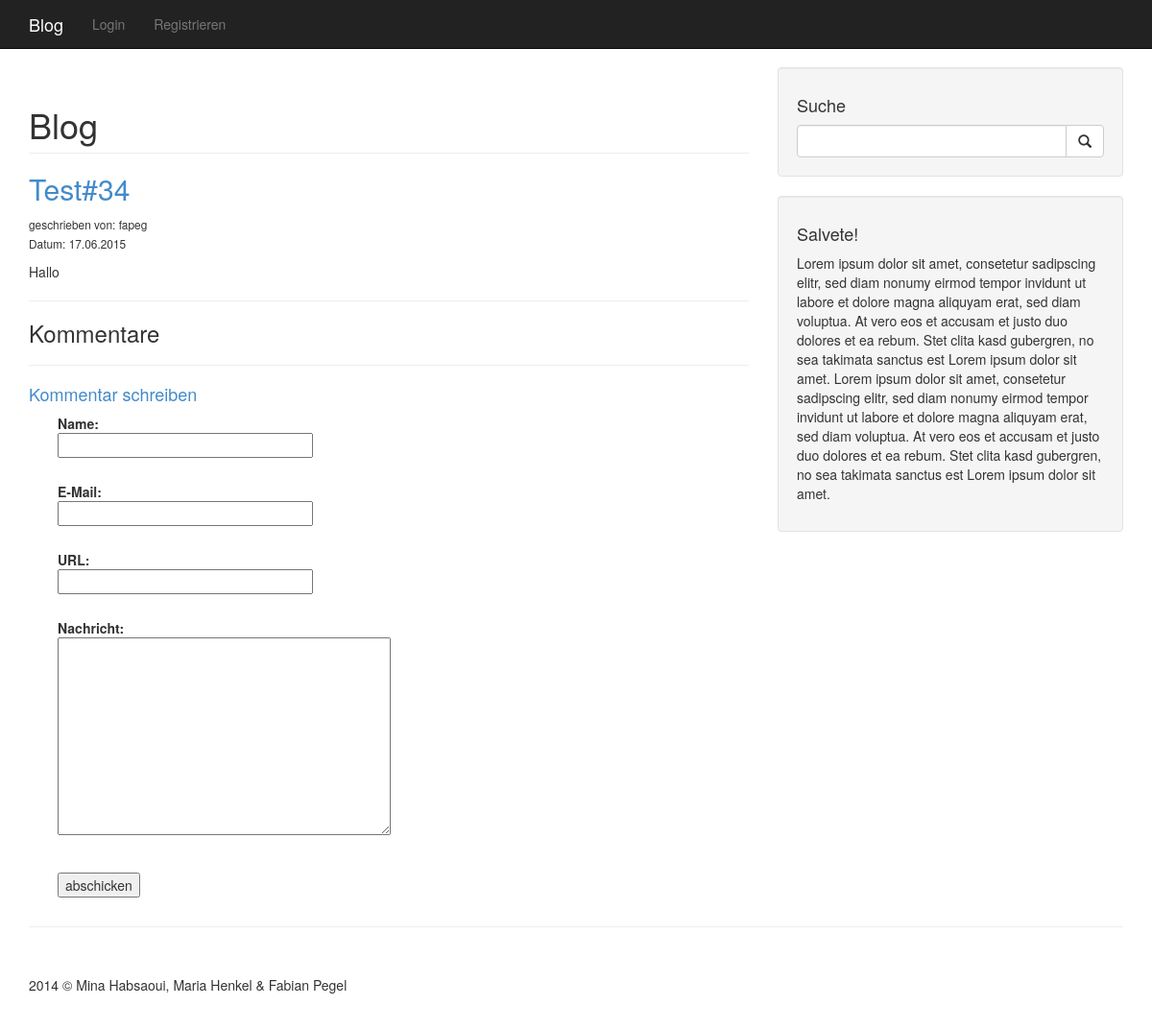
The app's page /artikel/test_34, older data.
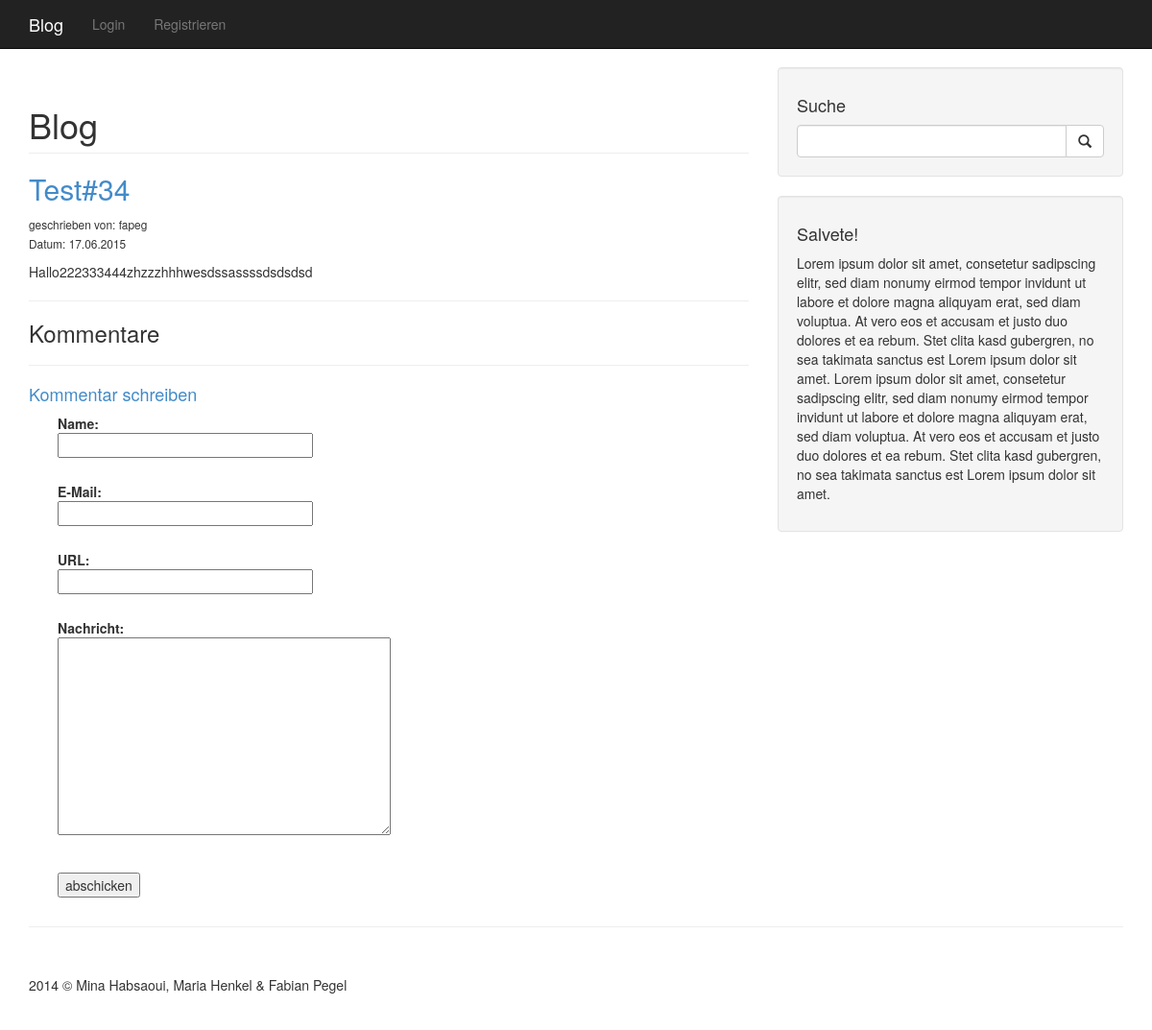
The same page, newer data.
### main.py (models this page shows, shortened)
class Entry(db.Model):
  __tablename__ = 'blogeintrag'
  id = db.Column('id', db.Integer, primary_key=True)
  titel = db.Column(db.String(200))
  text = db.Column(db.String(200000))
  url_titel = db.Column(db.String(200))
  datum = db.Column(db.String(200))
  geschriebenvonbenutzername = db.Column(db.String(200))
  tags = db.Column(db.String(200))

### main.py (the view)
@app.route('/artikel/<url_titel>', methods = ['GET', 'POST'])
def artikel(url_titel):
    form = CommentForm()
    if form.validate_on_submit():
        query = text("INSERT INTO kommentar ('name','email','url','text','datum', 'blogeintragid') VALUES ( :name,:email,:url,:text,:datum,:blogeintragid);")
        db.engine.execute(query, name=form.name.data, email=form.email.data, url=form.url.data, text=form.text.data, datum=str(datetime.now().strftime('%d.%m.%Y - %H:%M Uhr')), blogeintragid=form.blogeintragid.data)
        flash(_("Kommentar wurde angelegt!"), 'accept')
        return redirect('/artikel/'+ url_titel)
    else:
        if request.method=='POST':
            flash(_("Kommentar nicht gepostet! <a href='#kommentar_schreiben'>Zum Formular</a>"),'error')
    highlight=''
    if request.args.get('highlight'):
        highlight = request.args.get('highlight')
    searchform = SearchForm(csrf_enabled=False)
    entry = Entry.query.filter_by(url_titel=url_titel).with_entities(Entry.titel, Entry.text, Entry.url_titel, Entry.datum, Entry.geschriebenvonbenutzername).first()
    blogeintragid_res = db.engine.execute(text("SELECT id FROM blogeintrag WHERE url_titel = :url_titel"), url_titel=url_titel)
    for line in blogeintragid_res:
        blogeintragid=line['id']
    kommentare = db.engine.execute(text("SELECT * FROM kommentar WHERE blogeintragid = (SELECT id FROM blogeintrag WHERE url_titel = :url_titel)"), url_titel=url_titel)
    return render_template('anzeige_single.htm', entry=entry, searchform=searchform, highlight=highlight,kommentare=kommentare, form=form, blogeintragid=blogeintragid, isactive='blog', title=entry.titel)

### main.py
class CommentForm(Form):
    name = TextField('name', validators = [Required(_(u"Bitte Feld ausfüllen!"))])
    email = TextField('email', validators = [Required(_(u"Bitte Feld ausfüllen!"))])
    url = TextField('url')
    text = TextAreaField('text', validators = [Required(_(u"Bitte Feld ausfüllen!"))])
    blogeintragid = HiddenField('blogeintragid')

class SearchForm(Form):
    searchfield = TextField('searchfield', validators = [Required(_(u"Bitte Feld ausfüllen!"))])

### main.py (called while the page is built)
def nl2br(value):
    return value.replace('\n','<br>\n')

def entferne_weiterlesen_marker(text):
    return text.replace('[weiterlesen]','')

def highlight_word(text, word):
    if word:
        text_list = text.split(" ")
        text_list_neu = []
        for element in text_list:
            if element.lower().startswith(word.lower()):
                text_list_neu.append('<span style="background-color:yellow;">'+element+'</span>')
            else:
                text_list_neu.append(element)
        return " ".join(text_list_neu)
    else:
        return text

### templates/anzeige_single.htm (shortened to what this page needs)
{% extends "index.htm" %}
{% block content %}
                <h1 class="page-header">
                    Blog
                </h1>
			<h2><a href="/artikel/{{entry.url_titel}}">{{nl2br(entry.titel) | safe}}</a></h2>
			<p><small>
				{{ _('geschrieben von:') }} {{entry.geschriebenvonbenutzername}}<br>
				{{ _('Datum:') }} {{entry.datum}}
			</small></p>
			<p style="text-align:justify;">{{entferne_weiterlesen_marker(nl2br(highlight_word(entry.text, highlight))) | safe}}</p>
			<hr />
<p>
	<h3>{{ _('Kommentare') }}</h3>
		<hr />
		<h4><a name="kommentar_schreiben" class="nolink">{{ _('Kommentar schreiben') }}</a></h4>
		<form action="" method="post" name="edit" style="margin-left:30px;">
		    <p>
		      <label>Name:<br>
		      {{form.name(size=30)}}</label><br>
		      <br>
		      <label>E-Mail:<br>
		      {{form.email(size=30)}}</label><br>
		      <br>
		      <label>URL:<br>
		      {{form.url(size=30)}}</label><br>
		      <br>
		      <label>{{ _('Nachricht:') }}<br>
		      {{form.text(rows=10, cols=40, style='width:100%;')}}</label><br>
		      <br>
		  </p>
		  <p><input type="submit" value="{{ _('abschicken') }}" name="submit"></p>
		</form>
</p>
{% endblock %}

### templates/index.htm (shortened to what this page needs)
<!DOCTYPE html>
<html lang="en">
<head>
    <link href="/static/bootstrap/css/bootstrap.min.css" rel="stylesheet">
    <link href="/static/bootstrap/css/blog-home.css" rel="stylesheet">
</head>
<body>
    <nav class="navbar navbar-inverse navbar-fixed-top" role="navigation">
        <div class="container">
            <div class="navbar-header">
                <a class="navbar-brand" href="/" {% if isactive=='blog' %}style="color:#fff"{% endif %} >Blog</a>
            </div>
            <div class="collapse navbar-collapse" id="bs-example-navbar-collapse-1">
                <ul class="nav navbar-nav">
{% if session['username'] %}
	<li><a {% if isactive=='profile' %}style="color:#fff"{% endif %} href="/profile">{{ _('Mein Profil') }}</a> </li>
	<li><a {% if isactive=='new' %}style="color:#fff"{% endif %} href="/new">{{ _('Neuen Blogeintrag schreiben') }}</a></li>
	<li><a {% if isactive=='edit' %}style="color:#fff"{% endif %} href="/edit">{{ _('Meine Blogeinträge verwalten') }}</a></li>
	<li><a {% if isactive=='statistik' %}style="color:#fff"{% endif %} href="/statistik">{{ _('Statistik') }}</a></li>
	<li><a href="/logout">{{ _('Ausloggen') }}</a></li>
{% else %}   <li><a  href="/login">{{ _('Login') }}</a> </li> <li><a  href="/register">{{ _('Registrieren') }}</a></li>  {% endif %}                 </ul>
            </div>
        </div>
    </nav>
    <div class="container">
        <div class="row">
            <div class="col-md-8">
    {% block content %}{% endblock %}
            </div>
            <div class="col-md-4">
                <div class="well">
                    <h4>{{_('Suche')}}</h4>
					<form class='searchform' name='search' method='get' action='/search'>
                    <div class="input-group">
						{{searchform.searchfield(size=30, class='form-control')}}
                        <span class="input-group-btn">
                            <button class="btn btn-default" type="submit">
                                <span class="glyphicon glyphicon-search"></span>
                        </button>
                        </span>
                    </div>
					</form>
                </div>
                <div class="well">
                    <h4>Salvete!</h4>
                    <p>Lorem ipsum dolor sit amet, consetetur sadipscing elitr, sed diam nonumy eirmod tempor invidunt ut labore et dolore magna aliquyam erat, sed diam voluptua. At vero eos et accusam et justo duo dolores et ea rebum. Stet clita kasd gubergren, no sea takimata sanctus est Lorem ipsum dolor sit amet. Lorem ipsum dolor sit amet, consetetur sadipscing elitr, sed diam nonumy eirmod tempor invidunt ut labore et dolore magna aliquyam erat, sed diam voluptua. At vero eos et accusam et justo duo dolores et ea rebum. Stet clita kasd gubergren, no sea takimata sanctus est Lorem ipsum dolor sit amet.</p>
                </div>
            </div>
        </div>
        <hr>
        <footer>
            <div class="row">
                <div class="col-lg-12">
                    <p>2014 &copy; Mina Habsaoui, Maria Henkel & Fabian Pegel</p>
                </div>
            </div>
        </footer>
    </div>
</body>
</html>

Row changes from the older to the newer data that the page shows:
changed Entry "Test#34": text "Hallo" → "Hallo222333444zhzzzhhhwesdssassssdsdsdsd"
